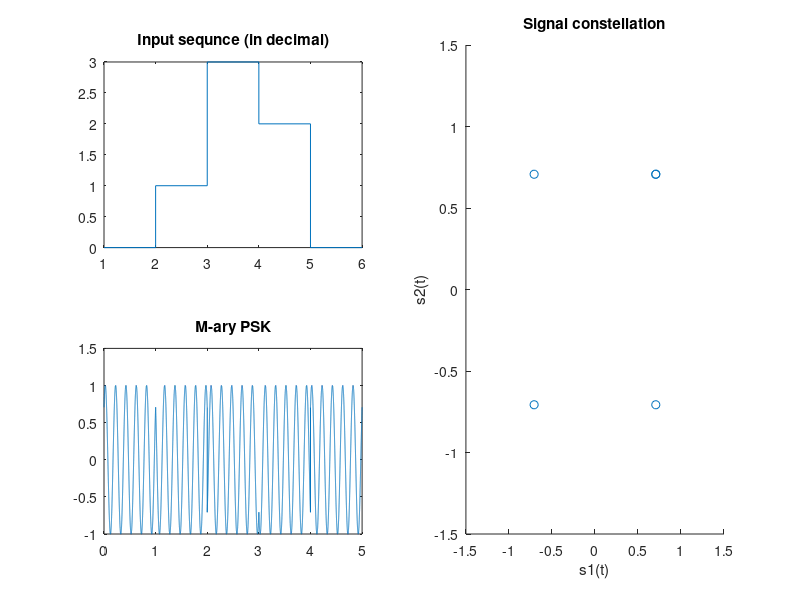

MATLAB code for this plot:
% message
x = [0 0 0 1 1 1 1 0 0 0 ];

M = 4; % modulation order
fc = 5; % carrier freq
fs = 10000; %sampling freq
t = 0:1/fs:1;
% group each bit to form a decimal number
n = log2(M); % number of bits to group

if mod(length(x), n) ~= 0
    % if length of sequence is not multiple of n, add some zeros
    x = [x, zeros(1, n - mod(length(x), n))];
end

% length of sequence when converted to decimal
seqLength = length(x)/n;
x_decimal = zeros(1, seqLength);
for i=0:seqLength-1
    bitgroup = x((i * n + 1):(i * n + n));
    x_decimal(i+1) = bi2de(bitgroup, "left-msb");
end

%%%%%%%% M-ary psk
phases = exp(1j * (2 * pi * x_decimal / M + pi/M));
carrier= exp(1j * 2 * pi *  fc * t);
% This generates sequence of carriers that has some phase shift described
% in `phases` array
mPSK = kron(phases, carrier);

subplot(2, 2, 1);
stairs([x_decimal, 0]);  % one more 0 is added to fully show the array
title("Input sequnce (in decimal)");
xlim([1, seqLength+1]);

subplot(2, 2, 3);
t = linspace(0, seqLength, length(mPSK));
plot(t, imag(mPSK));
title("M-ary PSK");

subplot(2, 2, [2, 4]);
scatter(real(phases), imag(phases));
title("Signal constellation");
xlabel("s1(t)"); ylabel("s2(t)");
axis([-1.5, 1.5, -1.5, 1.5]);